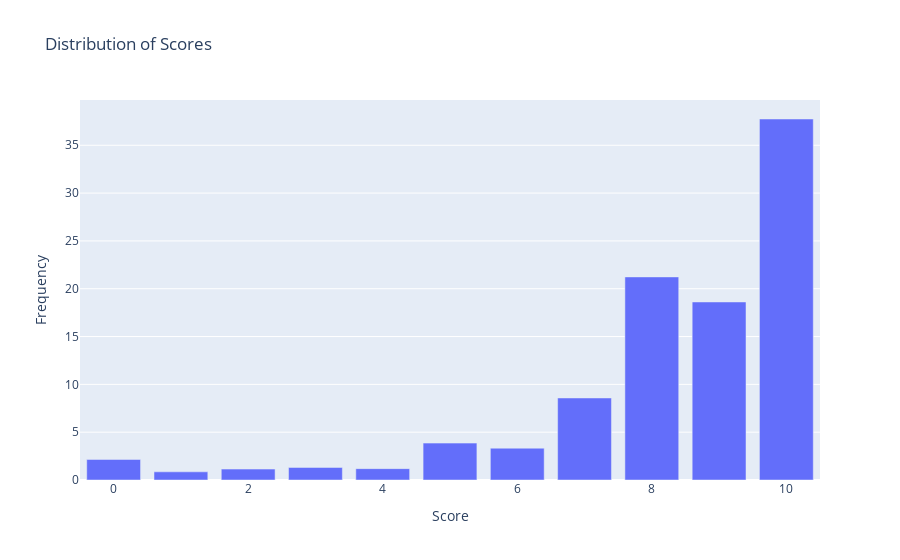

The code cell stored with this chart in its notebook:
### Code cell
def plot_score_distribution(df, count_column, metric_type='count', **kwargs):
    if metric_type == 'count':
        # Count the frequency of each score
        score_counts = df[count_column].value_counts().sort_index()
        hover_text = ['Count: ' + str(i) for i in score_counts.values]
    elif metric_type == 'percentage':
        # Calculate the percentage of each score
        score_counts = df[count_column].value_counts(normalize=True).sort_index() * 100
        hover_text = ['Count: ' + str(j) + '<br>Percentage: ' + str(round(i, 2)) + '%' for i, j in zip(score_counts.values, df[count_column].value_counts().sort_index().values)]

    # Create a bar chart
    fig = go.Figure(data=go.Bar(x=score_counts.index, y=score_counts.values, name='', hovertext=hover_text, hoverinfo='text'))
    fig.update_layout(title='Distribution of Scores', xaxis_title='Score', yaxis_title='Frequency', **kwargs)
    
    return fig

def plots_score_distribution(df, count_column, group_column, values_list=None, metric_type="count", merge=False, **kwargs):
    # If values_list is None, get all unique values from group_column
    if values_list is None:
        values_list = df[group_column].unique()

    # Create a subplot for each unique value in the group column if not merging
    if merge:
        fig = go.Figure()
    else:
        fig = sp.make_subplots(rows=len(values_list), cols=1)

    for i, value in enumerate(values_list, start=1):
        df_group = df[df[group_column] == value]

        # Use plot_score_distribution function to create a bar chart for the group
        fig_group = plot_score_distribution(df_group, count_column, metric_type)
        
        for trace in fig_group.data:
            trace.name = str(value)  # set the trace name to the group value
            trace.hovertext = ['Group: ' + str(value) + '<br>' + text for text in trace.hovertext]
            if merge:
                fig.add_trace(trace)
            else:
                fig.add_trace(trace, row=i, col=1)

        # Add y-axis title to each subplot if not merging
        if not merge:
            fig.update_yaxes(title_text=str(value), title_standoff=0, row=i, col=1)

    # Update layout and add interactive legend
    barmode = 'group' if merge else 'stack'
    fig.update_layout(title_text=f"Distribution of {count_column} by {group_column}", barmode=barmode, showlegend=True, **kwargs)
    
    return fig
    
fig = plot_score_distribution(df_preprocessed_full, 'Overall Satisfaction', metric_type="percentage") #'Likelihood to Recommend (SE)', 'Overall Satisfaction'
# fig = plots_score_distribution(df_preprocessed_full, 'Overall Satisfaction', 'Zone', values_list=["Italy","France","DACH"], metric_type="percentage", merge=True)
# fig = plots_score_distribution(df_preprocessed_full, 'Overall Satisfaction', 'Zone', metric_type="percentage", merge=True, height=800, width=1500)
# fig = plots_score_distribution(df_preprocessed_full, 'Likelihood to Recommend (SE)', 'year', metric_type="percentage", merge=True)

import os
def save_graph_html(fig, path, name):
    # Create the directory if it doesn't exist
    if not os.path.exists(path):
        os.makedirs(path)
        
    return fig.write_html(path+"/"+name+".html")

path = '../data/graphs/Descriptive_Analysis/score_repartition'
# Barchart.save_graph_html(fig, path, 'score_distribution')
# save_graph_html(fig, path, 'score_distribution_by_Zone')

fig

### Figure 1 — Plotly figure (JSON) as saved in the notebook; plotly's stock layout.template omitted (floating-point values rounded to 4 significant figures)
{"data": [{"hoverinfo": "text", "hovertext": ["Count: 1183<br>Percentage: 2.15%", "Count: 471<br>Percentage: 0.86%", "Count: 628<br>Percentage: 1.14%", "Count: 723<br>Percentage: 1.31%", "Count: 654<br>Percentage: 1.19%", "Count: 2124<br>Percentage: 3.86%", "Count: 1831<br>Percentage: 3.32%", "Count: 4723<br>Percentage: 8.58%", "Count: 11695<br>Percentage: 21.24%", "Count: 10252<br>Percentage: 18.62%", "Count: 20788<br>Percentage: 37.75%"], "name": "", "type": "bar", "x": [0, 1, 2, 3, 4, 5, 6, 7, 8, 9, 10], "y": [2.148, 0.8552, 1.14, 1.313, 1.188, 3.857, 3.325, 8.576, 21.24, 18.62, 37.75]}], "layout": {"title": {"text": "Distribution of Scores"}, "xaxis": {"title": {"text": "Score"}}, "yaxis": {"title": {"text": "Frequency"}}}}
